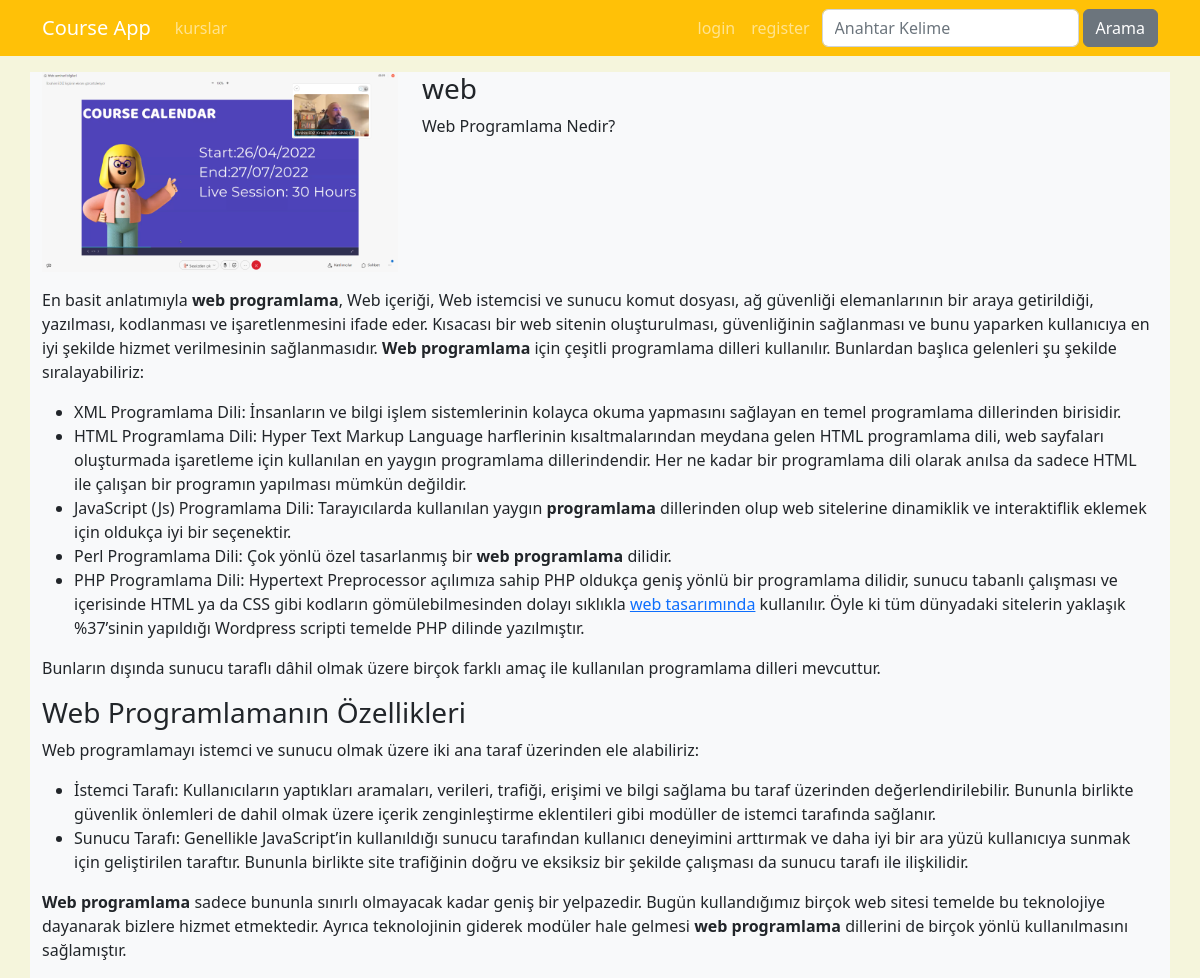
Screenshot of /kurs/web with the database file from the repository.
### courses/models.py (models this page shows, shortened)
class Course(models.Model):
    title=models.CharField(max_length=50)
    subtitle=models.CharField(max_length=100 ,default="")
    description=RichTextField()
    image=models.ImageField(upload_to="images",default="")
    date=models.DateField(auto_now=True)
    isActive=models.BooleanField(default=False)
    isHome=models.BooleanField(default=False)
    slug=models.SlugField(default="",blank=False ,null=False,unique=True, db_index=True)
    categories=models.ManyToManyField(Category)

### courses/views.py (the view)
def details(request,slug):
   try:
    course= Course.objects.get(slug=slug)
   except:
       raise Http404()
   context= {
       'course':course
   }
   return render(request,'courses/details.html',context)

### courses/templates/courses/details.html (shortened to what this page needs)
{% extends 'layout.html' %}
{% load static %}
{% block css_files %}
<link rel="stylesheet" href="{% static 'courses/css/style.css' %}">
{% endblock css_files %}
{% block content %}
<div class="container mt-3">
  <div class="row">
    <div class="col-4 bg-light">
      <img
      class="img-fluid "
      src="{{course.image.url}}"
      alt=" {{course.title}}"/>
    </div>
    <div class="col-8 bg-light">
    <h1 class="h3">{{course.title}}</h1>
    <p>{{course.subtitle}}</p>
    </div>
  </div>
  <div class="row">
    <div class="col-12 bg-light">
      <p>
        {{course.description|safe}}
      </p>
    </div>
  </div>
</div>
{% endblock content %} #layout a gönderir content içindeki yeri .layout ile

### courses/static/courses/css/style.css (style rules this page uses)
body { background-color:beige }

### rows the page displays
Course: image (picture), title "web", subtitle "Web Programlama Nedir?", description "En basit anlatımıyla web programlama , Web içeriği, Web istemcisi ve sunucu komut dosyası, ağ güvenliği elemanlarının bir araya getirildiği, yazılması, kodlanması ve işaretlenmesini ifade eder. Kısacası bir web sitenin oluşturulması, güvenliğinin sağlanması ve bunu yaparken kullanıcıya en iyi şekilde hizmet verilmesinin sağlanmasıdır. Web programlama için çeşitli programlama dilleri kullanılır. Bunlardan başlıca gelenleri şu şekilde sıralayabiliriz: XML Programlama Dili: İnsanların ve bilgi işlem sistemlerinin kolayca okuma yapmasını sağlayan en temel programlama dillerinden birisidir. HTML Programlama Dili: Hyper Text Markup Language harflerinin kısaltmalarından meydana gelen HTML…"
